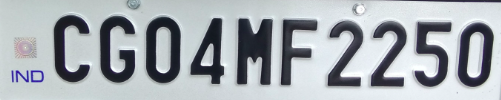
#> input picture images/input/plate.png, 501 x 100 px
$ jupyter execute --allow-errors recognition.ipynb
#> lines starting #> are read from the running program, lines starting #| are printed output that depends on the picture; after the words box and inside, x2 and y2 are one past the last pixel; in counts of white or black regions, pixels touching at a corner belong together
#> further down, license_plate_img is the input picture: shape (100, 501, 3); mean B, G, R 176.8, 171.7, 165.8
[cell 1]
import cv2
import numpy as np
import matplotlib.pyplot as plt
from tensorflow.keras.models import Sequential
from tensorflow.keras.layers import Conv2D, MaxPooling2D, BatchNormalization, Flatten, Dense, Dropout

#> (a cell that did not finish here is left out)

[cell 3]
# Function to segment characters from the license plate image
def segment_characters(image):
    # Resize the license plate image
    img_lp = cv2.resize(image, (333, 75))
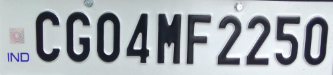
#> img_lp: shape (75, 333, 3); mean B, G, R 176.6, 171.5, 165.7

    # Convert to grayscale
    img_gray_lp = cv2.cvtColor(img_lp, cv2.COLOR_BGR2GRAY)

    # Display the grayscale image
    plt.figure()
    plt.imshow(img_gray_lp, cmap='gray')
    plt.title('Grayscale License Plate')
    plt.axis('off')
    plt.show()

    # Binarize the image
    _, img_binary_lp = cv2.threshold(img_gray_lp, 200, 255, cv2.THRESH_BINARY + cv2.THRESH_OTSU)
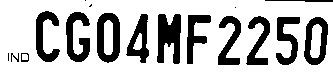
#> img_binary_lp: shape (75, 333); 74.4% white; 17 black regions (4 under 20 px), largest, box (x1, y1, x2, y2) and area: (157, 14, 181, 64) 862, (97, 13, 120, 63) 729, (66, 12, 90, 62) 662

    # Display the binarized image
    plt.figure()
    plt.imshow(img_binary_lp, cmap='gray')
    plt.title('Binarized License Plate')
    plt.axis('off')
    plt.show()

    # Apply morphological transformations
    img_binary_lp = cv2.erode(img_binary_lp, (3, 3))
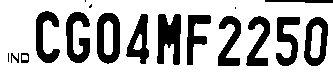
#> img_binary_lp: shape (75, 333); 72.4% white; 17 black regions (4 under 20 px), largest, box (x1, y1, x2, y2) and area: (157, 14, 181, 65) 887, (97, 13, 120, 64) 761, (66, 12, 90, 63) 707
    img_binary_lp = cv2.dilate(img_binary_lp, (3, 3))
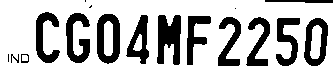
#> img_binary_lp: shape (75, 333); 74.2% white; 17 black regions (4 under 20 px), largest, box (x1, y1, x2, y2) and area: (157, 15, 181, 65) 862, (97, 14, 120, 64) 729, (66, 13, 90, 63) 662

    # Display the morphed image
    plt.figure()
    plt.imshow(img_binary_lp, cmap='gray')
    plt.title('Morphological Transformations (Erosion + Dilation)')
    plt.axis('off')
    plt.show()

    LP_WIDTH = img_binary_lp.shape[0]
#> LP_WIDTH = 75
    LP_HEIGHT = img_binary_lp.shape[1]
#> LP_HEIGHT = 333

    # Make borders white to avoid false contour detection at edges
    img_binary_lp[0:3, :] = 255
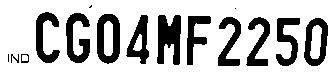
#> img_binary_lp: shape (75, 333); 74.8% white; 15 black regions (3 under 20 px)
    img_binary_lp[:, 0:3] = 255
    img_binary_lp[72:75, :] = 255
    img_binary_lp[:, 330:333] = 255

    # Estimate dimensions for contours
    dimensions = [LP_WIDTH/6, LP_WIDTH/2, LP_HEIGHT/10, 2*LP_HEIGHT/3]
#> dimensions = [12.5, 37.5, 33.3, 222]

    # Find contours
    char_list = find_contours(dimensions, img_binary_lp)

    return char_list

[cell 4]
# Function to match contours to character templates
def find_contours(dimensions, img):
    cntrs, _ = cv2.findContours(img.copy(), cv2.RETR_TREE, cv2.CHAIN_APPROX_SIMPLE)
#> cntrs = 21 contours, 3 with area under 20; largest, box (x1, y1, x2, y2) and area: (0, 0, 333, 75) 24568, (96, 13, 121, 65) 1084, (303, 17, 329, 67) 985, (156, 14, 182, 66) 959, (65, 12, 91, 64) 756
    lower_width, upper_width, lower_height, upper_height = dimensions
#> lower_width = 12.5; upper_width = 37.5; lower_height = 33.3; upper_height = 222

    cntrs = sorted(cntrs, key=cv2.contourArea, reverse=True)[:15]
#> cntrs = 15 contours; largest, box (x1, y1, x2, y2) and area: (0, 0, 333, 75) 24568, (96, 13, 121, 65) 1084, (303, 17, 329, 67) 985, (156, 14, 182, 66) 959, (65, 12, 91, 64) 756

    x_cntr_list = []
    img_res = []
    for cntr in cntrs:
        intX, intY, intWidth, intHeight = cv2.boundingRect(cntr)

        if lower_width < intWidth < upper_width and lower_height < intHeight < upper_height:
            x_cntr_list.append(intX)
            char_copy = np.zeros((44, 24))
            char = img[intY:intY+intHeight, intX:intX+intWidth]
            char = cv2.resize(char, (20, 40))
            char = cv2.subtract(255, char)
            char_copy[2:42, 2:22] = char
            img_res.append(char_copy)
#> this loop made 15 passes
#> (intX, intY, intWidth, intHeight) on passes 2 to 13: (96, 13, 25, 52), (303, 17, 26, 50), (156, 14, 26, 52), (65, 12, 26, 52), (125, 14, 25, 51), (275, 17, 26, 50), (35, 11, 26, 53), (217, 16, 25, 51), (245, 16, 26, 51), (186, 15, 26, 51), (310, 25, 12, 34), (104, 21, 9, 35)
#> (cntr, intX, intY, intWidth, intHeight) on pass 1: ([[0, 0], [0, 74], [332, 74], [332, 0]], 0, 0, 333, 75)
#> pass 2, in find_contours, `char = cv2.subtract(255, char)`:
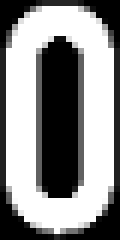
#> char: shape (40, 20) (shown 6 times larger); min 0, max 255, mean 141.4
#> pass 3, in find_contours, `char = img[intY:intY+intHeight, intX:intX+intWidth]`:
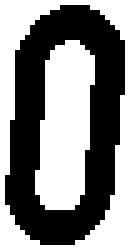
#> char: shape (50, 26) (shown 5 times larger); 52.2% white; 1 black region, box (x1, y1, x2, y2) and area: (1, 1, 25, 49) 622
#> after the loop:
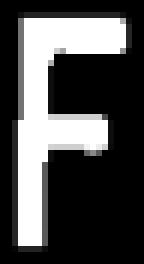
#> char_copy: shape (44, 24) float64 (shown 6 times larger); min 0, max 255, mean 76
#> after the loop, img_res = 10 items; x_cntr_list = [96, 303, 156, 65, 125, 275, 35, 217, 245, 186]

    # Sort characters by x-coordinate
    indices = sorted(range(len(x_cntr_list)), key=lambda k: x_cntr_list[k])
#> indices = [6, 3, 0, 4, 2, 9, 7, 8, 5, 1]
    img_res_copy = [img_res[idx] for idx in indices]
#> img_res_copy = 10 items

    # Display detected contours
    plt.figure()
    plt.imshow(img, cmap='gray')
    plt.title('Character Contours')
    plt.axis('off')
    plt.show()

    return np.array(img_res_copy)

[cell 5]
# Helper function to format the characters for model input
def fix_dimension(img):
    new_img = np.zeros((28, 28, 3))
    for i in range(3):
        new_img[:, :, i] = img
    return new_img

[cell 6]
# Function to show results after character recognition
def show_results(char_list):
    dic = {i: c for i, c in enumerate('0123456789ABCDEFGHIJKLMNOPQRSTUVWXYZ')}
    output = []

    for ch in char_list:
        img = cv2.resize(ch, (28, 28), interpolation=cv2.INTER_AREA)
        img = fix_dimension(img)
        img = img.reshape(1, 28, 28, 3)
        y_ = model.predict(img)[0]
        character = dic[np.argmax(y_)]
        output.append(character)

    plate_number = ''.join(output)
    return plate_number

[cell 7]
# Load the license plate image directly
license_plate_img = cv2.imread('../images/input/plate.png')

# Display the original license plate image
plt.imshow(cv2.cvtColor(license_plate_img, cv2.COLOR_BGR2RGB))
plt.title('Input License Plate')
plt.axis('off')
plt.show()

# Segment characters from the license plate
char_list = segment_characters(license_plate_img)

# Display segmented characters
plt.figure(figsize=(10, 6))
for i, ch in enumerate(char_list):
    plt.subplot(1, len(char_list), i + 1)
    plt.imshow(ch, cmap='gray')
    plt.title(f'{i + 1}')
    plt.axis('off')
#> this loop made 10 passes
plt.show()
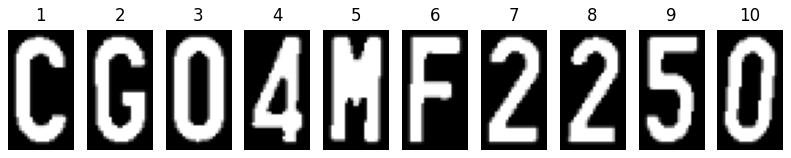
#> figure drawn by matplotlib, 10 panels

# Predict characters
#> (the rest of this cell did not finish here and is left out)

#> in show_results, `dic = {i: c for i, c in enumerate('0123456789ABCDEFGHIJKLMNOPQRSTUVWXY..`: dic = 36 items
#> the loop in show_results, `for ch in char_list:` made 1 pass
#> pass 1, in show_results, `img = cv2.resize(ch, (28, 28), interpolation=cv2.INTER_AREA)`:
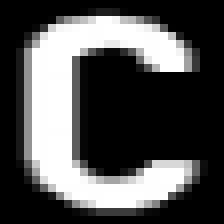
#> img: shape (28, 28) float64 (shown 8 times larger); min 0, max 255, mean 81.1
#> after the loop in show_results, `for ch in char_list:`: output = []
print(f"Predicted License Plate Number: {plate_number}")
